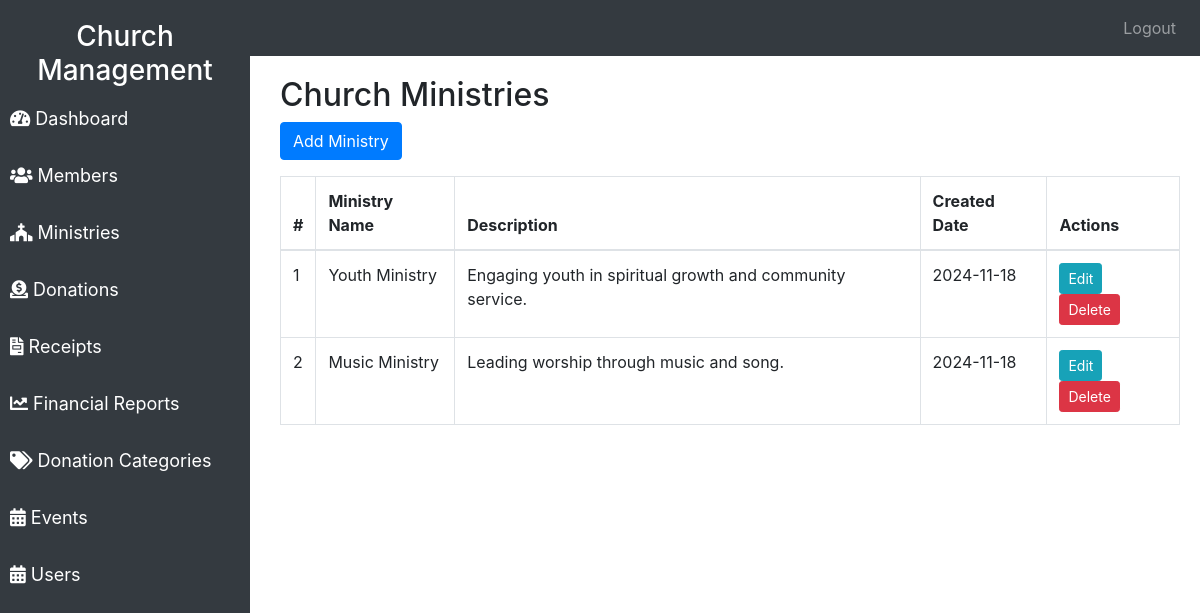
Page /ministries.php on the committed database.
### tables this page shows
CREATE TABLE `Ministries` (
  `MinistryID` int(11) NOT NULL,
  `MinistryName` varchar(100) NOT NULL,
  `Description` text DEFAULT NULL,
  `CreatedDate` date DEFAULT curdate()
);

### ministries.php (the view, shortened to what this page needs)
<?php
include('db_connection.php');
$query = "SELECT * FROM Ministries";
$result = mysqli_query($conn, $query);
?>
<!DOCTYPE html>
<html lang="en">
<head>
    <link href="https://stackpath.bootstrapcdn.com/bootstrap/4.5.0/css/bootstrap.min.css" rel="stylesheet">
    <link href="https://cdnjs.cloudflare.com/ajax/libs/font-awesome/5.15.3/css/all.min.css" rel="stylesheet">
</head>
<body>
<nav class="navbar navbar-expand-lg navbar-dark bg-dark">
        <a class="navbar-brand" href="#">Church Management</a>
        <div class="collapse navbar-collapse" id="navbarNav">
            <ul class="navbar-nav ml-auto">
                <li class="nav-item">
                    <a class="nav-link" href="logout.php">Logout</a>
                </li>
            </ul>
        </div>
    </nav>
    <div class="sidebar">
        <h3 class="text-center text-white">Church Management</h3>
        <a href="dashboard.php"><i class="fas fa-tachometer-alt"></i> Dashboard</a>
        <a href="member.php"><i class="fas fa-users"></i> Members</a>
        <a href="ministries.php" class="active"><i class="fas fa-church"></i> Ministries</a>
        <a href="donations.php"><i class="fas fa-donate"></i> Donations</a>
        <a href="receipts.php"><i class="fas fa-file-invoice"></i> Receipts</a>
        <a href="financial_reports.php"><i class="fas fa-chart-line"></i> Financial Reports</a>
        <a href="donation_categories.php"><i class="fas fa-tags"></i> Donation Categories</a>
        <a href="events.php"><i class="fas fa-calendar-alt"></i> Events</a>
        <a href="users.php"><i class="fas fa-calendar-alt"></i> Users</a>
    </div>
    <div class="content">
        <h2>Church Ministries</h2>
        <button class="btn btn-primary mb-3" data-toggle="modal" data-target="#addMinistryModal">Add Ministry</button>
        <table class="table table-bordered">
            <thead>
                <tr>
                    <th>#</th>
                    <th>Ministry Name</th>
                    <th>Description</th>
                    <th>Created Date</th>
                    <th>Actions</th>
                </tr>
            </thead>
            <tbody>
                <?php while ($row = mysqli_fetch_assoc($result)): ?>
                <tr>
                    <td><?php echo $row['MinistryID']; ?></td>
                    <td><?php echo $row['MinistryName']; ?></td>
                    <td><?php echo $row['Description']; ?></td>
                    <td><?php echo $row['CreatedDate']; ?></td>
                    <td>
                        <button class="btn btn-info btn-sm" data-toggle="modal" data-target="#editMinistryModal" data-id="<?php echo $row['MinistryID']; ?>" data-ministryname="<?php echo $row['MinistryName']; ?>" data-description="<?php echo $row['Description']; ?>">Edit</button>
                        <a href="ministries/delete_ministry.php?id=<?php echo $row['MinistryID']; ?>" class="btn btn-danger btn-sm">Delete</a>
                    </td>
                </tr>
                <?php endwhile; ?>
            </tbody>
        </table>
    </div>
</body>
</html>

### ministries.php (style rules this page uses)
.sidebar { height: 100vh; position: fixed; top: 0; left: 0; width: 250px; background-color: #343a40; color: white; padding-top: 20px; }
.sidebar a { color: white; text-decoration: none; padding: 10px; display: block; margin-bottom: 10px; font-size: 18px; }
.content { margin-left: 260px; padding: 20px; }

### rows in the picture
ministries: MinistryID "1", MinistryName "Youth Ministry", Description "Engaging youth in spiritual growth and community service.", CreatedDate "2024-11-18"
ministries: MinistryID "2", MinistryName "Music Ministry", Description "Leading worship through music and song.", CreatedDate "2024-11-18"
